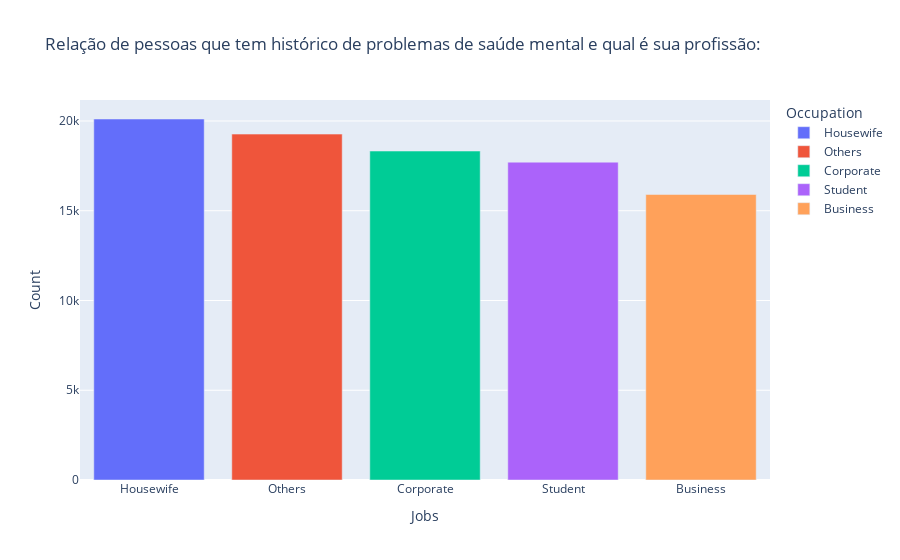

Notebook source saved alongside this figure:
### Code cell
fig2 = px.bar(d2, x='Occupation', y='count', title='Relação entre pessoas que tem histórico de problemas de saúde mental e qual é sua profissão:', color='Occupation')
fig2.update_xaxes(title_text='Jobs')
fig2.update_yaxes(title_text='Count')
fig2.show()

### Figure 1 — Plotly figure (JSON) as saved in the notebook; plotly's stock layout.template omitted (floating-point values rounded to 4 significant figures)
{"data": [{"alignmentgroup": "True", "hovertemplate": "Occupation=%{x}<br>count=%{y}<extra></extra>", "legendgroup": "Housewife", "marker": {"color": "#636efa", "pattern": {"shape": ""}}, "name": "Housewife", "offsetgroup": "Housewife", "orientation": "v", "showlegend": true, "textposition": "auto", "type": "bar", "x": ["Housewife"], "xaxis": "x", "y": [20111], "yaxis": "y"}, {"alignmentgroup": "True", "hovertemplate": "Occupation=%{x}<br>count=%{y}<extra></extra>", "legendgroup": "Others", "marker": {"color": "#EF553B", "pattern": {"shape": ""}}, "name": "Others", "offsetgroup": "Others", "orientation": "v", "showlegend": true, "textposition": "auto", "type": "bar", "x": ["Others"], "xaxis": "x", "y": [19270], "yaxis": "y"}, {"alignmentgroup": "True", "hovertemplate": "Occupation=%{x}<br>count=%{y}<extra></extra>", "legendgroup": "Corporate", "marker": {"color": "#00cc96", "pattern": {"shape": ""}}, "name": "Corporate", "offsetgroup": "Corporate", "orientation": "v", "showlegend": true, "textposition": "auto", "type": "bar", "x": ["Corporate"], "xaxis": "x", "y": [18326], "yaxis": "y"}, {"alignmentgroup": "True", "hovertemplate": "Occupation=%{x}<br>count=%{y}<extra></extra>", "legendgroup": "Student", "marker": {"color": "#ab63fa", "pattern": {"shape": ""}}, "name": "Student", "offsetgroup": "Student", "orientation": "v", "showlegend": true, "textposition": "auto", "type": "bar", "x": ["Student"], "xaxis": "x", "y": [17706], "yaxis": "y"}, {"alignmentgroup": "True", "hovertemplate": "Occupation=%{x}<br>count=%{y}<extra></extra>", "legendgroup": "Business", "marker": {"color": "#FFA15A", "pattern": {"shape": ""}}, "name": "Business", "offsetgroup": "Business", "orientation": "v", "showlegend": true, "textposition": "auto", "type": "bar", "x": ["Business"], "xaxis": "x", "y": [15906], "yaxis": "y"}], "layout": {"barmode": "relative", "legend": {"title": {"text": "Occupation"}, "tracegroupgap": 0}, "title": {"text": "Relação de pessoas que tem histórico de problemas de saúde mental e qual é sua profissão:"}, "xaxis": {"anchor": "y", "categoryarray": ["Housewife", "Others", "Corporate", "Student", "Business"], "categoryorder": "array", "domain": [0, 1], "title": {"text": "Jobs"}}, "yaxis": {"anchor": "x", "domain": [0, 1], "title": {"text": "Count"}}}}
